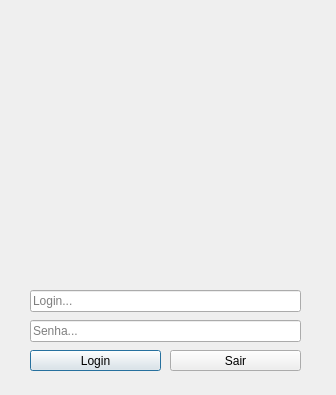
<?xml version="1.0" encoding="UTF-8"?>
<ui version="4.0">
 <class>Dialog</class>
 <widget class="QDialog" name="Dialog">
  <property name="geometry">
   <rect>
    <x>0</x>
    <y>0</y>
    <width>336</width>
    <height>395</height>
   </rect>
  </property>
  <property name="minimumSize">
   <size>
    <width>336</width>
    <height>395</height>
   </size>
  </property>
  <property name="maximumSize">
   <size>
    <width>336</width>
    <height>395</height>
   </size>
  </property>
  <property name="windowTitle">
   <string>Login</string>
  </property>
  <property name="autoFillBackground">
   <bool>false</bool>
  </property>
  <widget class="QLineEdit" name="txtLogin">
   <property name="geometry">
    <rect>
     <x>30</x>
     <y>290</y>
     <width>271</width>
     <height>22</height>
    </rect>
   </property>
   <property name="placeholderText">
    <string>Login...</string>
   </property>
  </widget>
  <widget class="QLineEdit" name="txtSenha">
   <property name="geometry">
    <rect>
     <x>30</x>
     <y>320</y>
     <width>271</width>
     <height>22</height>
    </rect>
   </property>
   <property name="minimumSize">
    <size>
     <width>271</width>
     <height>22</height>
    </size>
   </property>
   <property name="maximumSize">
    <size>
     <width>271</width>
     <height>22</height>
    </size>
   </property>
   <property name="echoMode">
    <enum>QLineEdit::Password</enum>
   </property>
   <property name="placeholderText">
    <string>Senha...</string>
   </property>
  </widget>
  <widget class="QPushButton" name="btnLogin">
   <property name="geometry">
    <rect>
     <x>30</x>
     <y>350</y>
     <width>131</width>
     <height>21</height>
    </rect>
   </property>
   <property name="text">
    <string>Login</string>
   </property>
   <property name="icon">
    <iconset resource="Icons.qrc">
     <normaloff>:/img/Login_in.png</normaloff>:/img/Login_in.png</iconset>
   </property>
  </widget>
  <widget class="QLabel" name="lblImg">
   <property name="geometry">
    <rect>
     <x>30</x>
     <y>20</y>
     <width>271</width>
     <height>261</height>
    </rect>
   </property>
   <property name="text">
    <string/>
   </property>
   <property name="pixmap">
    <pixmap resource="Icons.qrc">:/img/Anonymous_aiga_car_rental_bg.png</pixmap>
   </property>
   <property name="scaledContents">
    <bool>true</bool>
   </property>
  </widget>
  <widget class="QPushButton" name="btnSair">
   <property name="geometry">
    <rect>
     <x>170</x>
     <y>350</y>
     <width>131</width>
     <height>21</height>
    </rect>
   </property>
   <property name="text">
    <string>Sair</string>
   </property>
   <property name="icon">
    <iconset resource="Icons.qrc">
     <normaloff>:/img/Login_out.png</normaloff>:/img/Login_out.png</iconset>
   </property>
  </widget>
 </widget>
 <layoutdefault spacing="6" margin="11"/>
 <resources>
  <include location="Icons.qrc"/>
 </resources>
 <connections>
  <connection>
   <sender>btnSair</sender>
   <signal>clicked()</signal>
   <receiver>Dialog</receiver>
   <slot>close()</slot>
   <hints>
    <hint type="sourcelabel">
     <x>250</x>
     <y>360</y>
    </hint>
    <hint type="destinationlabel">
     <x>302</x>
     <y>384</y>
    </hint>
   </hints>
  </connection>
 </connections>
</ui>
